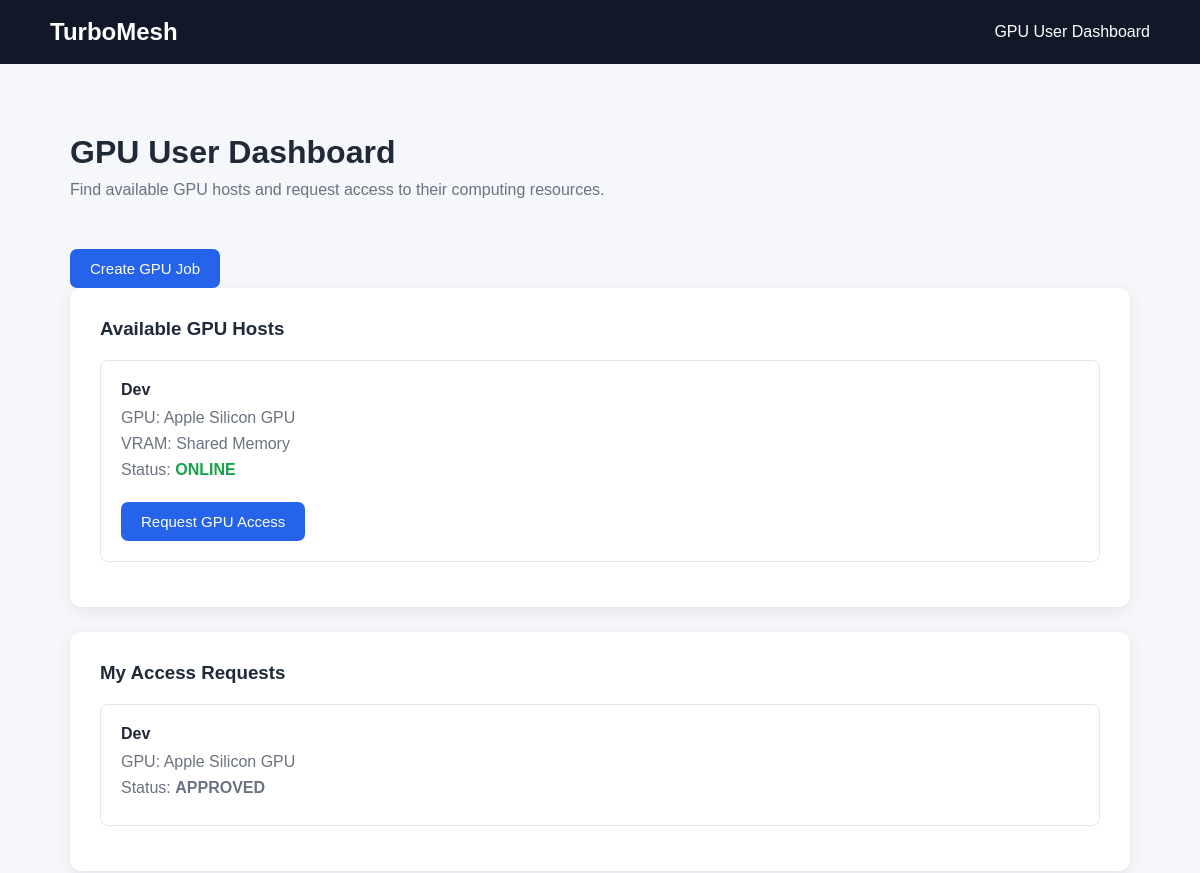
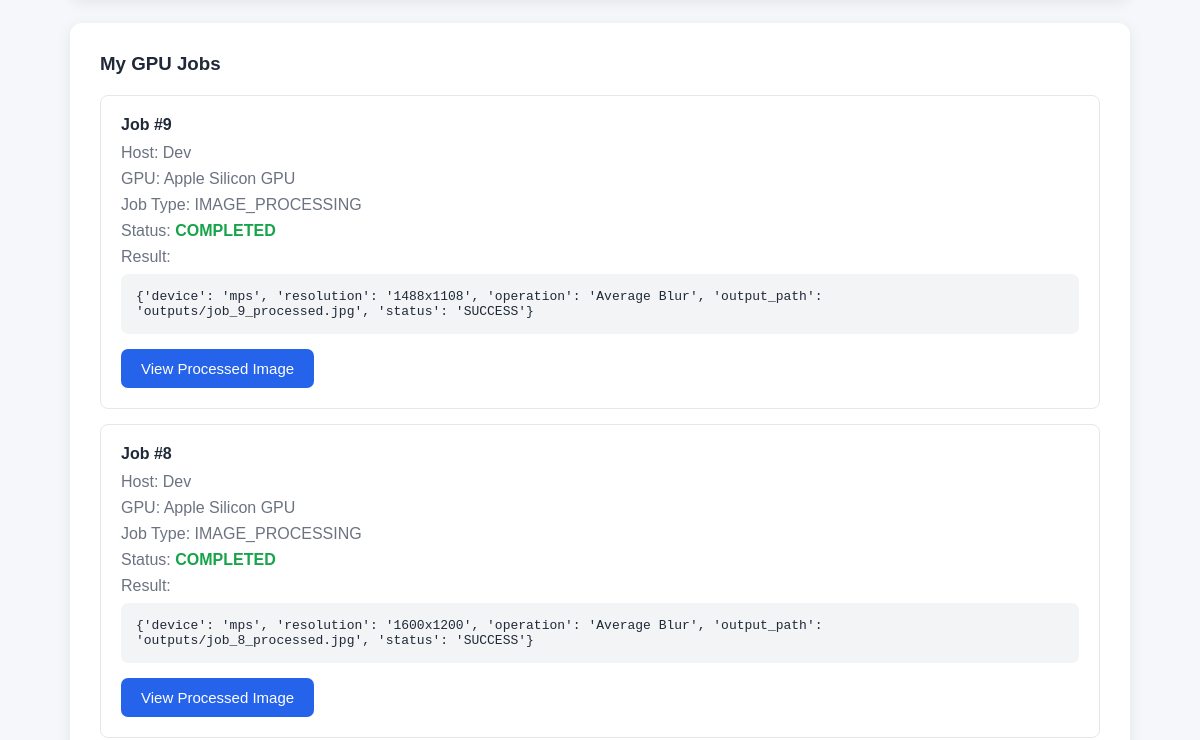
The page /user-dashboard (signed in, upper part) on the database as committed earlier (2 pictures, top to bottom).
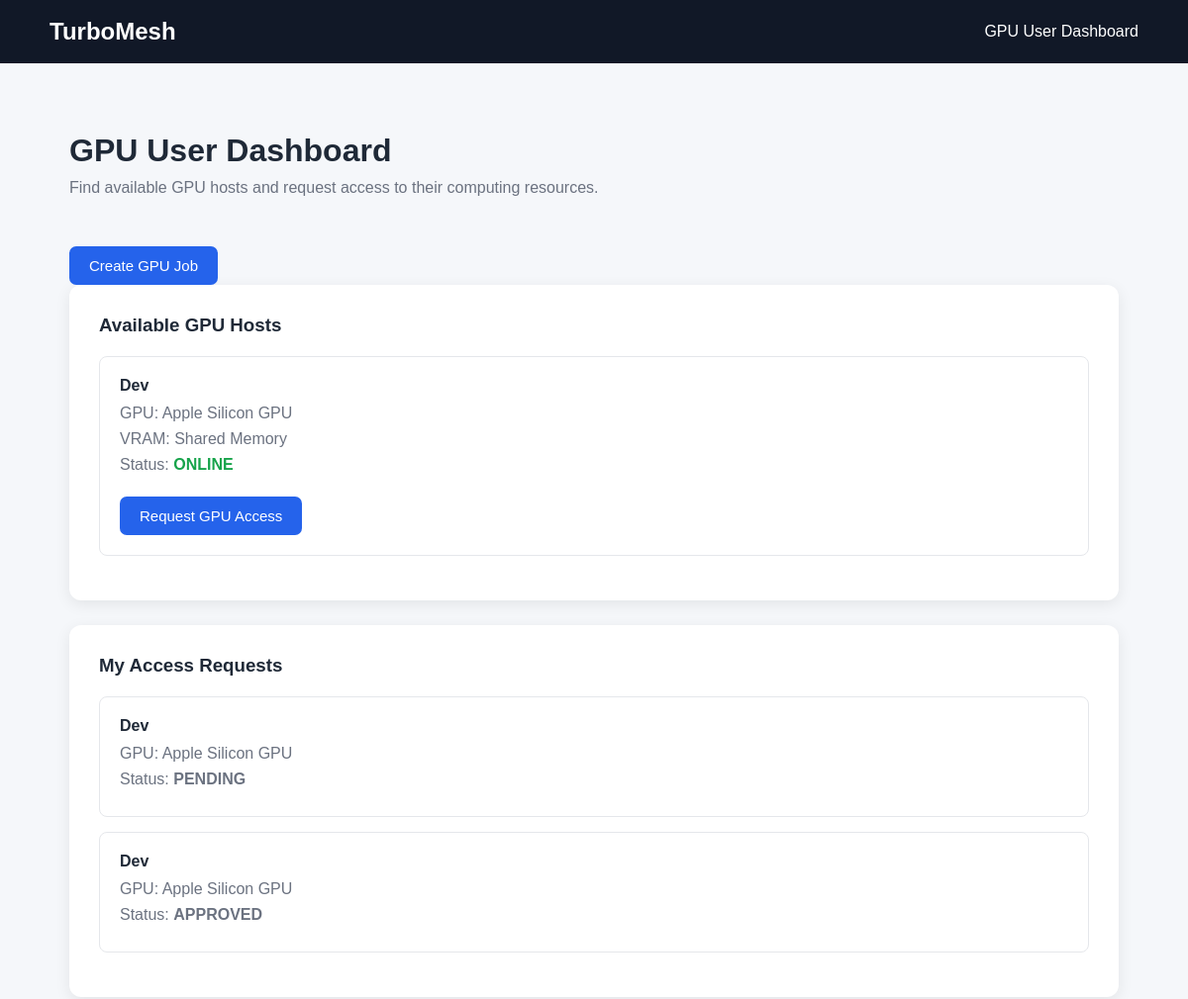
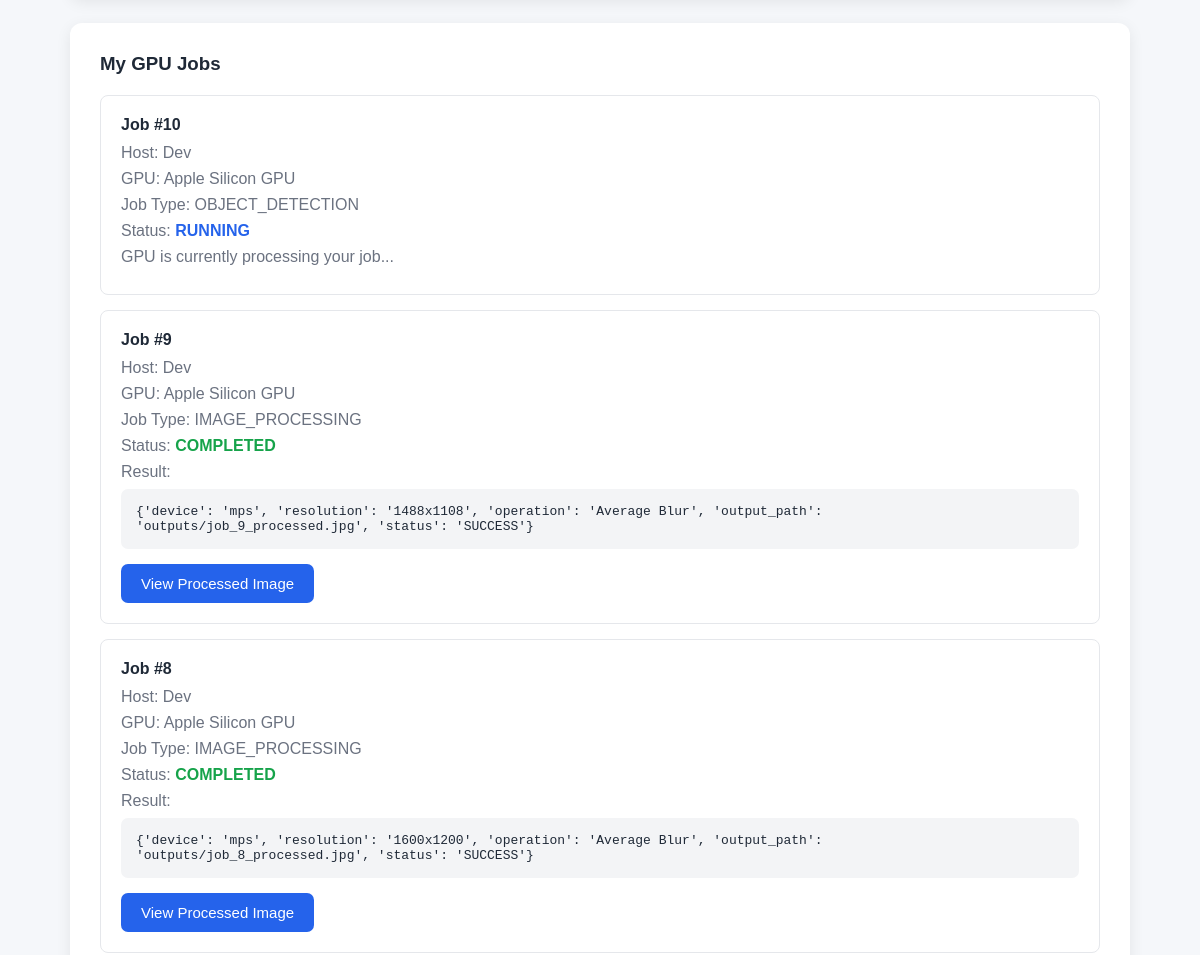
The same page on the database as committed later (2 pictures, top to bottom).
### tables this page shows
CREATE TABLE gpu_hosts (
            id INTEGER PRIMARY KEY AUTOINCREMENT,
            user_id INTEGER NOT NULL,
            gpu_name TEXT,
            vram TEXT,
            status TEXT NOT NULL DEFAULT 'OFFLINE',
            FOREIGN KEY (user_id) REFERENCES users(id)
        );

CREATE TABLE users (
            id INTEGER PRIMARY KEY AUTOINCREMENT,
            name TEXT NOT NULL,
            email TEXT UNIQUE NOT NULL,
            password TEXT NOT NULL,
            role TEXT NOT NULL
        );

CREATE TABLE access_requests (
            id INTEGER PRIMARY KEY AUTOINCREMENT,
            user_id INTEGER NOT NULL,
            host_id INTEGER NOT NULL,
            status TEXT NOT NULL DEFAULT 'PENDING',
            FOREIGN KEY (user_id) REFERENCES users(id),
            FOREIGN KEY (host_id) REFERENCES gpu_hosts(id)
        );

CREATE TABLE jobs (
            id INTEGER PRIMARY KEY AUTOINCREMENT,
            user_id INTEGER NOT NULL,
            host_id INTEGER NOT NULL,
            job_type TEXT NOT NULL,
            status TEXT NOT NULL DEFAULT 'QUEUED',
            result TEXT, image_path TEXT, output_path TEXT, image_path_2 TEXT,
            FOREIGN KEY (user_id) REFERENCES users(id),
            FOREIGN KEY (host_id) REFERENCES gpu_hosts(id)
        );

### main.py (the view)
@app.get("/user-dashboard")
def user_dashboard(request: Request):
    user_id = request.session.get("user_id")
    role = request.session.get("role")
    if user_id is None:
        return RedirectResponse(
            url="/login",
            status_code=303
        )
    if role != "USER":
        return {
            "error": "Only GPU users can access this dashboard."
        }
    connection = get_connection()
    hosts = connection.execute(
        """
        SELECT
            gpu_hosts.id,
            users.name,
            gpu_hosts.gpu_name,
            gpu_hosts.vram,
            gpu_hosts.status
        FROM gpu_hosts
        JOIN users
        ON gpu_hosts.user_id = users.id
        WHERE gpu_hosts.status = 'ONLINE'
        """
    ).fetchall()
    access_requests = connection.execute(
        """
        SELECT
            access_requests.id,
            users.name AS host_name,
            gpu_hosts.gpu_name,
            access_requests.status
        FROM access_requests
        JOIN gpu_hosts
        ON access_requests.host_id = gpu_hosts.id
        JOIN users
        ON gpu_hosts.user_id = users.id
        WHERE access_requests.user_id = ?
        ORDER BY access_requests.id DESC
        """,
        (user_id,)
    ).fetchall()
    jobs = connection.execute(
        """
        SELECT
            jobs.id,
            jobs.job_type,
            jobs.status,
            jobs.result,
            jobs.output_path,
            users.name AS host_name,
            gpu_hosts.gpu_name
        FROM jobs
        JOIN gpu_hosts
        ON jobs.host_id = gpu_hosts.id
        JOIN users
        ON gpu_hosts.user_id = users.id
        WHERE jobs.user_id = ?
        ORDER BY jobs.id DESC
        """,
        (user_id,)
    ).fetchall()
    connection.close()
    return templates.TemplateResponse(
        "user_dashboard.html",
        {
            "request": request,
            "hosts": hosts,
            "access_requests": access_requests,
            "jobs": jobs
        }
    )

### templates/user_dashboard.html (shortened to what this page needs)
<!DOCTYPE html>
<html lang="en">
<head>
</head>
<body>
    <nav>
        <h1>
            TurboMesh
        </h1>
        <span>
            GPU User Dashboard
        </span>
    </nav>
    <div class="container">
        <div class="welcome">
            <h2>
                GPU User Dashboard
            </h2>
            <p>
                Find available GPU hosts and request access
                to their computing resources.
            </p>
        </div>
        <a href="/create-job">
            <button type="button">
                Create GPU Job
            </button>
        </a>
        <div class="card">
            <h3>
                Available GPU Hosts
            </h3>
            {% if hosts %}
                {% for host in hosts %}
                    <div class="host">
                        <h4>
                            {{ host["name"] }}
                        </h4>
                        <p>
                            GPU:
                            {{ host["gpu_name"] }}
                        </p>
                        <p>
                            VRAM:
                            {{ host["vram"] }}
                        </p>
                        <p>
                            Status:
                            <span class="available">
                                {{ host["status"] }}
                            </span>
                        </p>
                        <form
                            method="post"
                            action="/request-access"
                        >
                            <button type="submit">
                                Request GPU Access
                            </button>
                        </form>
                    </div>
                {% endfor %}
            {% else %}
                <p class="empty">
                    No GPU hosts are currently online.
                </p>
            {% endif %}
        </div>
        <div class="card">
            <h3>
                My Access Requests
            </h3>
            {% if access_requests %}
                {% for access_request in access_requests %}
                    <div class="host">
                        <h4>
                            {{ access_request["host_name"] }}
                        </h4>
                        <p>
                            GPU:
                            {{ access_request["gpu_name"] }}
                        </p>
                        <p>
                            Status:
                            <strong>
                                {{ access_request["status"] }}
                            </strong>
                        </p>
                    </div>
                {% endfor %}
            {% else %}
                <p class="empty">
                    You haven't submitted any GPU access
                    requests yet.
                </p>
            {% endif %}
        </div>
        <div class="card">
            <h3>
                My GPU Jobs
            </h3>
            {% if jobs %}
                {% for job in jobs %}
                    <div class="host">
                        <h4>
                            Job #{{ job["id"] }}
                        </h4>
                        <p>
                            Host:
                            {{ job["host_name"] }}
                        </p>
                        <p>
                            GPU:
                            {{ job["gpu_name"] }}
                        </p>
                        <p>
                            Job Type:
                            {{ job["job_type"] }}
                        </p>
                        <p>
                            Status:
                            {% if job["status"] == "COMPLETED" %}
                                <strong class="status-completed">
                                    COMPLETED
                                </strong>
                            {% elif job["status"] == "RUNNING" %}
                                <strong class="status-running">
                                    RUNNING
                                </strong>
                            {% elif job["status"] == "QUEUED" %}
                                <strong class="status-queued">
                                    QUEUED
                                </strong>
                            {% elif job["status"] == "FAILED" %}
                                <strong class="status-failed">
                                    FAILED
                                </strong>
                            {% else %}
                                <strong>
                                    {{ job["status"] }}
                                </strong>
                            {% endif %}
                        </p>
                        {% if job["status"] == "COMPLETED"
                              and job["output_path"] %}
                            <p>
                                Result:
                            </p>
                            <pre>{{ job["result"] }}</pre>
                            <a
                                href="/jobs/{{ job['id'] }}/result"
                                target="_blank"
                            >
                                <button type="button">
                                    View Processed Image
                                </button>
                            </a>
                        {% elif job["status"] == "RUNNING" %}
                            <p>
                                GPU is currently processing
                                your job...
                            </p>
                        {% elif job["status"] == "QUEUED" %}
                            <p>
                                Your job is waiting
                                for the GPU...
                            </p>
                        {% endif %}
                    </div>
                {% endfor %}
            {% else %}
                <p class="empty">
                    You haven't submitted any GPU jobs yet.
                </p>
            {% endif %}
        </div>
    </div>
</body>
</html>

### templates/user_dashboard.html (style rules this page uses)
* { box-sizing: border-box; margin: 0; padding: 0; }
body { font-family: Arial, sans-serif; background: #f5f7fa; color: #1f2937; }
nav { background: #111827; color: white; padding: 18px 50px; display: flex; justify-content: space-between; align-items: center; }
nav h1 { font-size: 24px; }
.container { max-width: 1100px; margin: 50px auto; padding: 20px; }
.welcome { margin-bottom: 35px; }
.welcome h2 { font-size: 32px; margin-bottom: 10px; }
.welcome p { color: #6b7280; }
.card { background: white; padding: 30px; border-radius: 12px; box-shadow: 0 4px 15px rgba(0, 0, 0, 0.08); margin-bottom: 25px; }
.card h3 { margin-bottom: 20px; }
.host { border: 1px solid #e5e7eb; padding: 20px; border-radius: 8px; margin-bottom: 15px; }
.host h4 { margin-bottom: 10px; }
.host p { color: #6b7280; margin-bottom: 8px; }
.available { color: #16a34a; font-weight: bold; }
button { margin-top: 15px; padding: 11px 20px; border: none; border-radius: 7px; background: #2563eb; color: white; font-size: 15px; cursor: pointer; }
pre { background: #f3f4f6; padding: 15px; border-radius: 7px; margin-top: 8px; white-space: pre-wrap; word-break: break-word; }
.status-completed { color: #16a34a; font-weight: bold; }
.status-running { color: #2563eb; font-weight: bold; }

Rows that differ between the two databases and show on the page:
added access_requests: host_name "Dev", gpu_name "Apple Silicon GPU", status "PENDING"
added jobs: id "10", host_name "Dev", gpu_name "Apple Silicon GPU", job_type "OBJECT_DETECTION", status "RUNNING"
